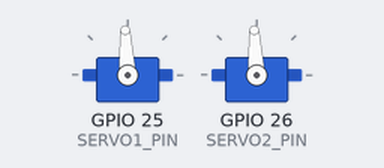
A sketch run on a simulated ESP32. On the bench: 2 × servo. Servo pulses on a pin are drawn as a servo (544–2400 µs = 0–180°); what the sketch prints to the serial monitor is not drawn.

Above: at 0.05 s.
At 5.4 s:
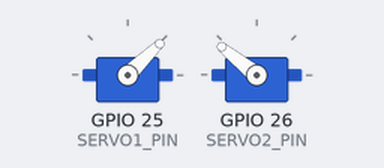
Timing chart, 0 to 7.0 s (numbered marks = the images above):
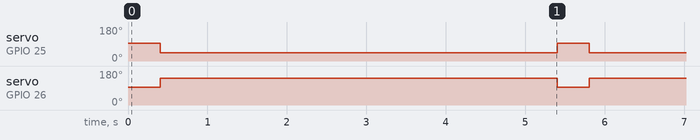

Measured:
- by itself, servo on GPIO 25 (SERVO1_PIN): alternates 93° for 0.40 s and 44° for 5.0 s
- by itself, servo on GPIO 26 (SERVO2_PIN): alternates 141° for 5.0 s and 93° for 0.40 s

The sketch:

servo.ino
```cpp
// Standalone servo driver (e.g. for crumb drop). Uses ESP32 LEDC (no external library).
// Two servos; each has its own start (hold) and end (drop) position for finetuning.

#define SERVO1_PIN 25          // GPIO for first servo signal
#define SERVO2_PIN 26          // GPIO for second servo signal

// Finetune start/end position for each servo (0–180).
#define SERVO1_ANGLE_HOLD 0    // Servo 1 start position (e.g. holding)
#define SERVO1_ANGLE_DROP 90   // Servo 1 end position (e.g. drop)
#define SERVO2_ANGLE_HOLD 180  // Servo 2 start position (opposite of servo 1)
#define SERVO2_ANGLE_DROP 90   // Servo 2 end position (opposite of servo 1)

#define SERVO_DROP_MS 400      // Time at drop angle before returning to hold

#define SERVO_LEDC_RES_BITS 16
#define SERVO_FREQ_HZ 50
#define SERVO_PULSE_MIN_US 1000   // 0 deg (tweak if your servo differs)
#define SERVO_PULSE_MAX_US 2000   // 180 deg

static void servoAttach() {
    ledcAttach(SERVO1_PIN, SERVO_FREQ_HZ, SERVO_LEDC_RES_BITS);
    ledcAttach(SERVO2_PIN, SERVO_FREQ_HZ, SERVO_LEDC_RES_BITS);
}

static uint32_t angleToDuty(int angle) {
    if (angle < 0) angle = 0;
    if (angle > 180) angle = 180;
    uint32_t pulseUs = SERVO_PULSE_MIN_US + (unsigned long)angle * (SERVO_PULSE_MAX_US - SERVO_PULSE_MIN_US) / 180;
    return (unsigned long)pulseUs * (1UL << SERVO_LEDC_RES_BITS) / 20000;
}

// Set one servo (0–180). Use for finetuning or custom moves.
void setServo1Angle(int angle) {
    ledcWrite(SERVO1_PIN, angleToDuty(angle));
}
void setServo2Angle(int angle) {
    ledcWrite(SERVO2_PIN, angleToDuty(angle));
}

// Set both servos to the same logical angle (servo2 = 180 - angle). Optional; dropCrumb uses per-servo hold/drop.
void setServoAngle(int angle) {
    if (angle < 0) angle = 0;
    if (angle > 180) angle = 180;
    ledcWrite(SERVO1_PIN, angleToDuty(angle));
    ledcWrite(SERVO2_PIN, angleToDuty(180 - angle));
}

// One-shot: move both to their DROP positions, hold, then return to their HOLD positions.
void dropCrumb() {
    setServo1Angle(SERVO1_ANGLE_DROP);
    setServo2Angle(SERVO2_ANGLE_DROP);
    delay(SERVO_DROP_MS);
    setServo1Angle(SERVO1_ANGLE_HOLD);
    setServo2Angle(SERVO2_ANGLE_HOLD);
}

void setup() {
    Serial.begin(115200);
    servoAttach();
    setServo1Angle(SERVO1_ANGLE_HOLD);
    setServo2Angle(SERVO2_ANGLE_HOLD);
    Serial.println("Servo ready. Finetune SERVO1_/SERVO2_ANGLE_HOLD and _DROP (0-180). dropCrumb() or setServo1Angle/setServo2Angle.");
}

void loop() {
    // Example: drop every 5 s. Replace with your own trigger (e.g. button, FSM, message).
    dropCrumb();
    delay(5000);
}
```
